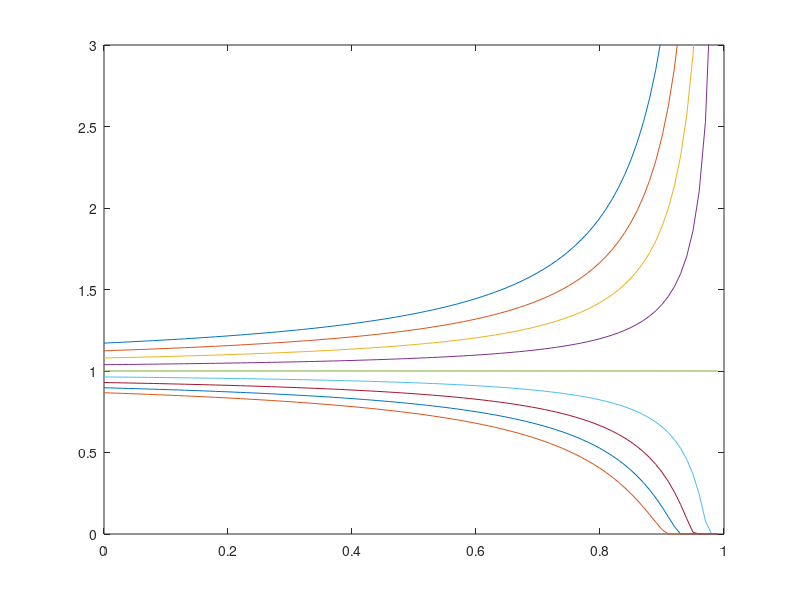

Source code (MATLAB):
x=[0:0.01:1];
f = @(alpha,x) (1/alpha).^(3/2).*((1-alpha.*x)./(1-x)).^(3/2)

j=1;
for i=[0.90:0.025:1.1]
   ff(j,:)=f(i,x); 
   j=j+1;
end


plot(x,ff)
axis([0    1.0000   -0.0000   3.0000]);
 
 
 